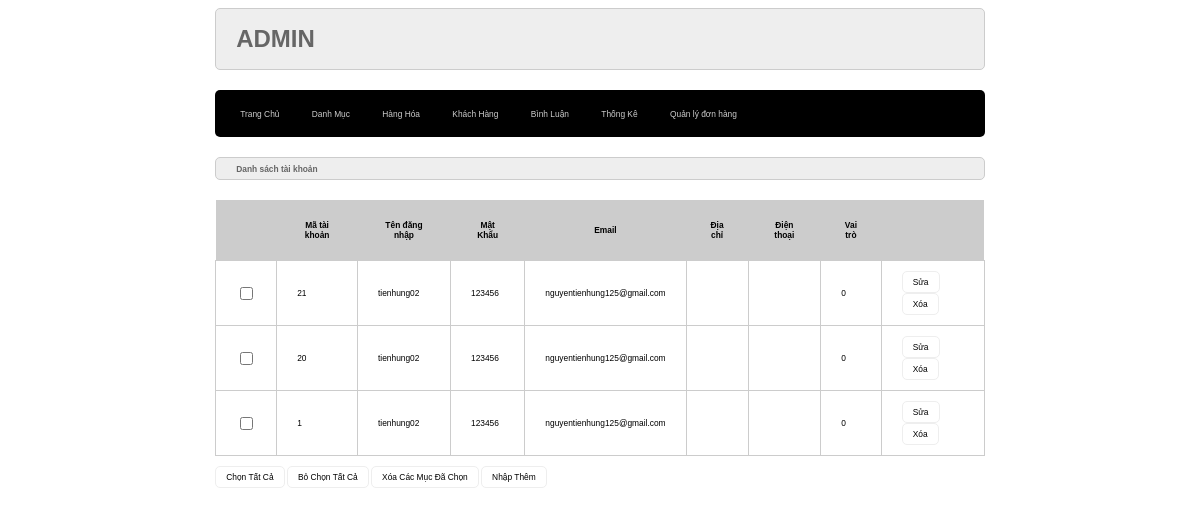
The app's page /admin/index.php?act=dskh, older data.
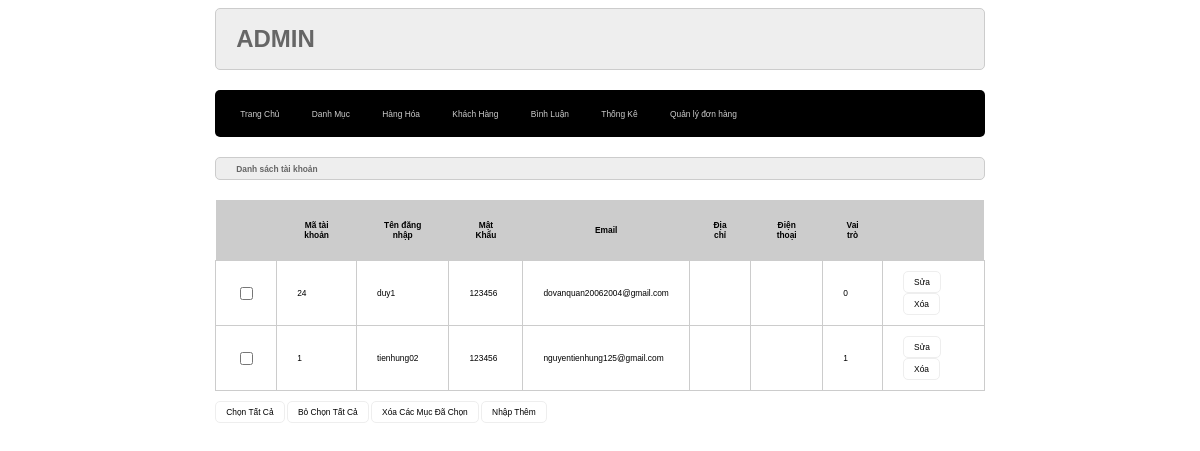
The same page, newer data.
### tables this page shows
CREATE TABLE `taikhoan` (
  `id` int(20) NOT NULL,
  `user` varchar(255) NOT NULL,
  `pass` varchar(200) NOT NULL,
  `email` varchar(255) NOT NULL,
  `address` varchar(255) DEFAULT NULL,
  `tell` varchar(20) DEFAULT NULL,
  `role` tinyint(4) NOT NULL
);

### moder/pdo.php (called while the page is built, shortened)
<?php
function pdo_get_connection(){
    $dburl = "mysql:host=localhost;dbname=duan2;charset=utf8";
    $username = 'root';
    $password = 'Giang2004@';
    $conn = new PDO($dburl, $username, $password);
    $conn->setAttribute(PDO::ATTR_ERRMODE, PDO::ERRMODE_EXCEPTION);
    return $conn;
}
function pdo_query($sql){
    $sql_args = array_slice(func_get_args(), 1);
    try{
        $conn = pdo_get_connection();
        $stmt = $conn->prepare($sql);
        $stmt->execute($sql_args);
        $rows = $stmt->fetchAll();
        return $rows;
    }
    catch(PDOException $e){
        throw $e;
    }
    finally{
        unset($conn);
    }
}

### moder/taikhoan.php (called while the page is built, shortened)
<?php
function loadall_taikhoan(){
    $sql=" select * from taikhoan order by id desc ";
    $listtaikhoan=pdo_query($sql);
    return $listtaikhoan;
}
?>

### admin/taikhoan/list.php (the view)
<div class="row">
            <div class="row frmtitle">
                <h1>Danh sách tài khoản</h1>
            </div>
            <div class="row frmcontent">
            <div class="row mb10 frmdsloai">
                <table>
                    <tr>
                        <th></th>
                        <th>Mã tài khoản</th>
                        <th>Tên đăng nhập</th>
                        <th>Mật Khẩu</th>
                        <th>Email</th>
                        <th>Địa chỉ</th>
                        <th>Điện thoại</th>
                        <th>Vai trò</th>
                        <th></th>
                    </tr>
                    <?php
                     foreach ($listtaikhoan as $taikhoan){
                     extract($taikhoan);
                     $suatk="index.php?act=suatk&id=".$id;
                     $xoatk="index.php?act=xoatk&id=".$id;
                     echo '<tr>
                     <td><input type="checkbox" name="" id= ""></td>
                     <td>'.$id.'</td>
                     <td>'.$user.'</td>
                     <td>'.$pass.'</td>
                     <td>'.$email.'</td>
                     <td>'.$address.'</td>
                     <td>'.$tell.'</td>
                     <td>'.$role.'</td>
                     <td><a href="'.$suatk.'"><input type="button" value="Sửa"></a> <a href="'.$xoatk.'"><input type="button" value="Xóa"></a></td>
                    </tr>';
                    }
                    ?>
                </table>
            </div>
            <div class="row mb10">
                <input type="button" value="Chọn Tất Cả">
                <input type="button" value="Bỏ Chọn Tất Cả">
                <input type="button" value="Xóa Các Mục Đã Chọn">
                <a href="index.php?act=adddm"><input type="button" value="Nhập Thêm"></a>
            </div>
            </div>
        </div>

Row changes from the older to the newer data that the page shows:
removed taikhoan: id "21", user "tienhung02", pass "123456", email "nguyentienhung125@gmail.com", role "0"
removed taikhoan: id "20", user "tienhung02", pass "123456", email "nguyentienhung125@gmail.com", role "0"
added taikhoan: id "24", user "duy1", pass "123456", email "dovanquan20062004@gmail.com", role "0"
changed taikhoan "tienhung02": role "0" → "1"
